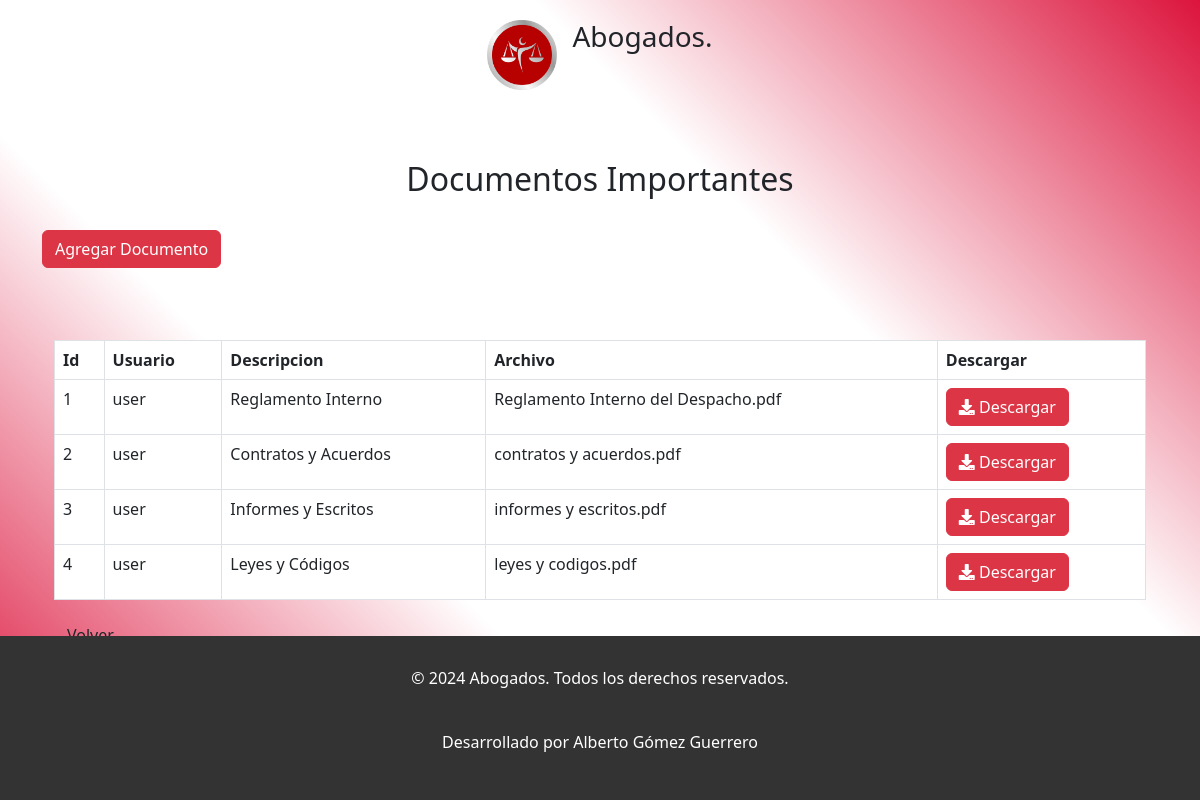
The app's page /documents.php (signed in) with its own data.
### tables this page shows
CREATE TABLE `documento` (
  `id_documento` int(255) NOT NULL,
  `nombre` varchar(255) NOT NULL,
  `descripcion` text NOT NULL,
  `archivo` varchar(255) NOT NULL,
  `user_type` varchar(255) DEFAULT NULL
);

### documents.php (the view, shortened to what this page needs)
<!DOCTYPE html>
<html lang="en">
<head>
    <link rel="stylesheet" href="https://use.fontawesome.com/releases/v5.8.1/css/all.css">
    <link href="https://cdn.jsdelivr.net/npm/bootstrap@5.3.0-alpha2/dist/css/bootstrap.min.css" rel="stylesheet">
</head>
<nav>
<?php
    include 'views/nav2.php';
?>
</nav>
<body>
    <br>
    <div class="container">
        <div class="col-sm-12">
            <h2 style="text-align: center;">Documentos Importantes</h2>
            <br>
            <div>
                <button type="button" class="btn btn-danger" data-toggle="modal" data-target="#agregar"> Agregar Documento</button>
            </div>
            <br>
            <br>
            <br>
            <div class="container">
                <table class="table table-bordered" id="dataTable" width="100%" cellspacing="0">
                    <thead>
                        <tr>
                            <th>Id</th>
                            <th>Usuario</th>
                            <th>Descripcion</th>
                            <th>Archivo</th>
                            <th>Descargar</th>
                        </tr>
                    </thead>
                    <tbody>
                       <?php
                        include "docdb.php";
                        $user_type = $_SESSION['user_type'];
                        if ($user_type == 'admin') {
                            $consulta = mysqli_query($conn, "SELECT * FROM documento");
                        } else {
                            $consulta = mysqli_query($conn, "SELECT * FROM documento WHERE user_type = '$user_type'");
                        }
                       while ($fila = mysqli_fetch_assoc($consulta)):
                       ?>
                            <tr>
                            <td><?php echo $fila['id_documento'] ;?></td>
                            <td><?php echo $fila['nombre'] ;?></td>
                            <td><?php echo $fila['descripcion'] ;?></td>
                            <td><?php echo $fila['archivo'] ;?></td>
                                <td>
                                    <a href="download.php?id= <?php echo $fila['id_documento'] ;?>" class="btn btn-danger">
                                  <i class="fas fa-download"></i> Descargar</a>
                                </td>
                                <?php endwhile ;?>
                            </tr>
                    </tbody>
                </table>
                <?php
                    if ($user_type == 'admin') {
                        echo '<a href="admin_page.php" class="btn">Volver</a>';
                    } else {
                        echo '<a href="user_page.php" class="btn">Volver</a>';
                    }
                ?>
            </div>
        </div>
</body>
<footer>
<?php
    include 'components/footer.php';
?>
</footer>
</html>

### documents.php (style rules this page uses)
h2 { margin-top:5%; }
body { background:linear-gradient(45deg, crimson, #fff, #fff, crimson); }
footer { position: fixed; bottom: 0; left:0; width: 100%; background-color: #333; color: #fff; text-align: center; padding: 10px 0; }
nav { height:60px; margin-top:20px; }
a { text-decoration: none; }

### records on screen
documento: id_documento "1", nombre "user", descripcion "Reglamento Interno", archivo "Reglamento Interno del Despacho.pdf"
documento: id_documento "2", nombre "user", descripcion "Contratos y Acuerdos", archivo "contratos y acuerdos.pdf"
documento: id_documento "3", nombre "user", descripcion "Informes y Escritos", archivo "informes y escritos.pdf"
documento: id_documento "4", nombre "user", descripcion "Leyes y Códigos", archivo "leyes y codigos.pdf"
